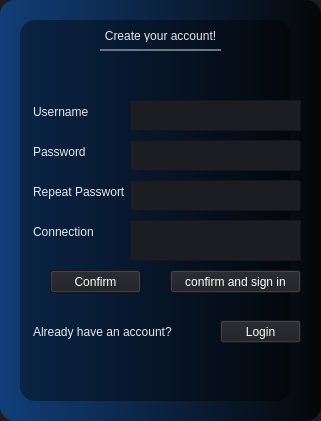
<?xml version="1.0" encoding="UTF-8"?>
<ui version="4.0">
 <class>SignUp</class>
 <widget class="QWidget" name="SignUp">
  <property name="geometry">
   <rect>
    <x>0</x>
    <y>0</y>
    <width>321</width>
    <height>421</height>
   </rect>
  </property>
  <property name="windowTitle">
   <string>Form</string>
  </property>
  <property name="styleSheet">
   <string notr="true">background-color: rgb(27, 29, 35);</string>
  </property>
  <widget class="QLabel" name="l_username">
   <property name="geometry">
    <rect>
     <x>30</x>
     <y>100</y>
     <width>91</width>
     <height>31</height>
    </rect>
   </property>
   <property name="autoFillBackground">
    <bool>false</bool>
   </property>
   <property name="styleSheet">
    <string notr="true">background-color:rgba(0, 0, 0, 0);
border:none;
color:rgba(255, 255, 255, 230);
padding-bottom:7px;</string>
   </property>
   <property name="text">
    <string>Username</string>
   </property>
  </widget>
  <widget class="QLabel" name="l_password">
   <property name="geometry">
    <rect>
     <x>30</x>
     <y>140</y>
     <width>91</width>
     <height>31</height>
    </rect>
   </property>
   <property name="autoFillBackground">
    <bool>false</bool>
   </property>
   <property name="styleSheet">
    <string notr="true">background-color:rgba(0, 0, 0, 0);
border:none;
color:rgba(255, 255, 255, 230);
padding-bottom:7px;</string>
   </property>
   <property name="text">
    <string>Password</string>
   </property>
  </widget>
  <widget class="QLabel" name="l_connection">
   <property name="geometry">
    <rect>
     <x>30</x>
     <y>220</y>
     <width>101</width>
     <height>31</height>
    </rect>
   </property>
   <property name="autoFillBackground">
    <bool>false</bool>
   </property>
   <property name="styleSheet">
    <string notr="true">background-color:rgba(0, 0, 0, 0);
border:none;
color:rgba(255, 255, 255, 230);
padding-bottom:7px;</string>
   </property>
   <property name="text">
    <string>Connection</string>
   </property>
  </widget>
  <widget class="QTextEdit" name="te_username">
   <property name="geometry">
    <rect>
     <x>130</x>
     <y>100</y>
     <width>171</width>
     <height>31</height>
    </rect>
   </property>
   <property name="styleSheet">
    <string notr="true">color: rgb(255, 255, 255);</string>
   </property>
  </widget>
  <widget class="QTextEdit" name="te_connection">
   <property name="geometry">
    <rect>
     <x>130</x>
     <y>220</y>
     <width>171</width>
     <height>41</height>
    </rect>
   </property>
   <property name="styleSheet">
    <string notr="true">color: rgb(255, 255, 255);</string>
   </property>
  </widget>
  <widget class="QPushButton" name="b_confirm">
   <property name="geometry">
    <rect>
     <x>50</x>
     <y>270</y>
     <width>91</width>
     <height>23</height>
    </rect>
   </property>
   <property name="styleSheet">
    <string notr="true">color: rgb(255, 255, 255);</string>
   </property>
   <property name="text">
    <string>Confirm</string>
   </property>
  </widget>
  <widget class="QPushButton" name="b_confirm_and_sign">
   <property name="geometry">
    <rect>
     <x>170</x>
     <y>270</y>
     <width>131</width>
     <height>23</height>
    </rect>
   </property>
   <property name="autoFillBackground">
    <bool>false</bool>
   </property>
   <property name="styleSheet">
    <string notr="true">color: rgb(255, 255, 255);</string>
   </property>
   <property name="text">
    <string>confirm and sign in</string>
   </property>
   <property name="checkable">
    <bool>true</bool>
   </property>
  </widget>
  <widget class="QPushButton" name="b_redirect_login">
   <property name="geometry">
    <rect>
     <x>220</x>
     <y>320</y>
     <width>81</width>
     <height>23</height>
    </rect>
   </property>
   <property name="styleSheet">
    <string notr="true">color: rgb(255, 255, 255);</string>
   </property>
   <property name="text">
    <string>Login</string>
   </property>
  </widget>
  <widget class="QLabel" name="l_appname">
   <property name="geometry">
    <rect>
     <x>100</x>
     <y>30</y>
     <width>121</width>
     <height>21</height>
    </rect>
   </property>
   <property name="autoFillBackground">
    <bool>false</bool>
   </property>
   <property name="styleSheet">
    <string notr="true">background-color:rgba(0, 0, 0, 0);
border:none;
border-bottom:2px solid rgba(105, 118, 132, 255);
color:rgba(255, 255, 255, 230);
padding-bottom:7px;</string>
   </property>
   <property name="text">
    <string>Create your account!</string>
   </property>
   <property name="alignment">
    <set>Qt::AlignCenter</set>
   </property>
  </widget>
  <widget class="QLabel" name="l_info">
   <property name="geometry">
    <rect>
     <x>30</x>
     <y>320</y>
     <width>151</width>
     <height>31</height>
    </rect>
   </property>
   <property name="autoFillBackground">
    <bool>false</bool>
   </property>
   <property name="styleSheet">
    <string notr="true">background-color:rgba(0, 0, 0, 0);
border:none;
color:rgba(255, 255, 255, 230);
padding-bottom:7px;</string>
   </property>
   <property name="text">
    <string>Already have an account?</string>
   </property>
  </widget>
  <widget class="QLabel" name="label_background2">
   <property name="geometry">
    <rect>
     <x>20</x>
     <y>20</y>
     <width>271</width>
     <height>381</height>
    </rect>
   </property>
   <property name="styleSheet">
    <string notr="true">background-color:rgba(0, 0, 0, 100);
border-radius:15px;</string>
   </property>
   <property name="text">
    <string/>
   </property>
  </widget>
  <widget class="QLabel" name="label_background">
   <property name="geometry">
    <rect>
     <x>0</x>
     <y>0</y>
     <width>321</width>
     <height>421</height>
    </rect>
   </property>
   <property name="styleSheet">
    <string notr="true">background-color: qlineargradient(spread:pad, x1:0, y1:0, x2:1, y2:0, stop:0 rgba(0, 115, 255,100), stop:1 rgba(0, 0, 0, 200));
border-radius:15px;</string>
   </property>
   <property name="text">
    <string/>
   </property>
  </widget>
  <widget class="QLabel" name="l_repeat_password">
   <property name="geometry">
    <rect>
     <x>30</x>
     <y>180</y>
     <width>101</width>
     <height>31</height>
    </rect>
   </property>
   <property name="autoFillBackground">
    <bool>false</bool>
   </property>
   <property name="styleSheet">
    <string notr="true">background-color:rgba(0, 0, 0, 0);
border:none;
color:rgba(255, 255, 255, 230);
padding-bottom:7px;</string>
   </property>
   <property name="text">
    <string>Repeat Passwort</string>
   </property>
  </widget>
  <widget class="QLineEdit" name="le_password">
   <property name="geometry">
    <rect>
     <x>130</x>
     <y>140</y>
     <width>171</width>
     <height>31</height>
    </rect>
   </property>
   <property name="styleSheet">
    <string notr="true">color: rgb(255, 255, 255);</string>
   </property>
   <property name="echoMode">
    <enum>QLineEdit::Password</enum>
   </property>
  </widget>
  <widget class="QLineEdit" name="le_repeat_password">
   <property name="geometry">
    <rect>
     <x>130</x>
     <y>180</y>
     <width>171</width>
     <height>31</height>
    </rect>
   </property>
   <property name="styleSheet">
    <string notr="true">color: rgb(255, 255, 255);</string>
   </property>
   <property name="echoMode">
    <enum>QLineEdit::Password</enum>
   </property>
  </widget>
  <zorder>label_background</zorder>
  <zorder>label_background2</zorder>
  <zorder>l_username</zorder>
  <zorder>l_password</zorder>
  <zorder>l_connection</zorder>
  <zorder>te_username</zorder>
  <zorder>te_connection</zorder>
  <zorder>b_confirm</zorder>
  <zorder>b_confirm_and_sign</zorder>
  <zorder>b_redirect_login</zorder>
  <zorder>l_appname</zorder>
  <zorder>l_info</zorder>
  <zorder>l_repeat_password</zorder>
  <zorder>le_password</zorder>
  <zorder>le_repeat_password</zorder>
 </widget>
 <resources>
  <include location="../Simple_PySide_Base-master/ressources.qrc"/>
 </resources>
 <connections/>
</ui>
